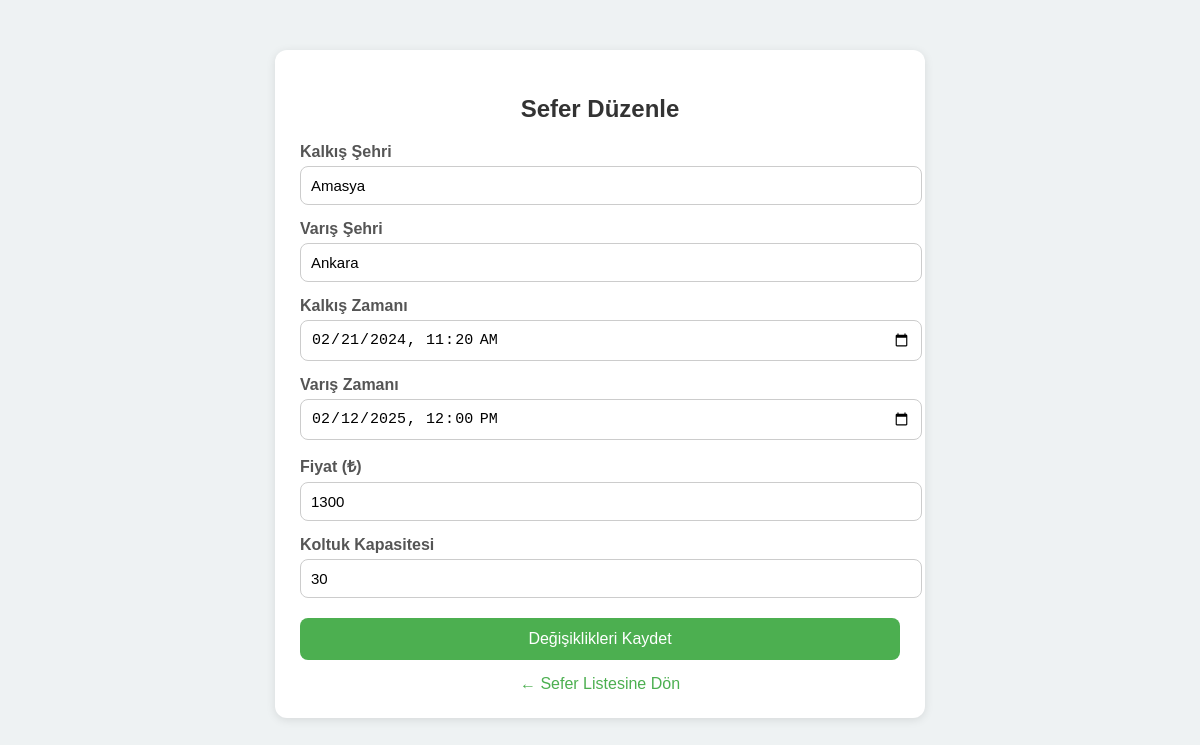
Page /edit_trip.php?id=68e3cbbbca74f (signed in) on the committed database.
### tables this page shows
CREATE TABLE Trips (
    id TEXT PRIMARY KEY,
    company_id TEXT NOT NULL,
    destination_city TEXT NOT NULL,
    arrival_time DATETIME NOT NULL,
    departure_time DATETIME NOT NULL,
    departure_city TEXT NOT NULL,
    price INTEGER NOT NULL,
    capacity INTEGER NOT NULL,
    created_date TIMESTAMP DEFAULT CURRENT_TIMESTAMP,
    FOREIGN KEY (company_id) REFERENCES Bus_Company(id)
);

### edit_trip.php (the view, shortened to what this page needs)
<?php
require_once 'includes/config.php';
$trip_id = $_GET['id'];
$stmt = $db->prepare("SELECT * FROM Trips WHERE id = :id");
$stmt->execute([':id' => $trip_id]);
$trip = $stmt->fetch(PDO::FETCH_ASSOC);
?>
<!DOCTYPE html>
<html lang="tr">
<head>
</head>
<body>
<div class="container">
    <h2>Sefer Düzenle</h2>
    <form method="POST">
        <label>Kalkış Şehri</label>
        <input type="text" name="departure_city" value="<?php echo htmlspecialchars($trip['departure_city']); ?>" required>
        <label>Varış Şehri</label>
        <input type="text" name="destination_city" value="<?php echo htmlspecialchars($trip['destination_city']); ?>" required>
        <label>Kalkış Zamanı</label>
        <input type="datetime-local" name="departure_time" value="<?php echo date('Y-m-d\TH:i', strtotime($trip['departure_time'])); ?>" required>
        <label>Varış Zamanı</label>
        <input type="datetime-local" name="arrival_time" value="<?php echo date('Y-m-d\TH:i', strtotime($trip['arrival_time'])); ?>" required>
        <label>Fiyat (₺)</label>
        <input type="number" name="price" value="<?php echo htmlspecialchars($trip['price']); ?>" required>
        <label>Koltuk Kapasitesi</label>
        <input type="number" name="capacity" value="<?php echo htmlspecialchars($trip['capacity']); ?>" required>
        <button type="submit">Değişiklikleri Kaydet</button>
    </form>
    <a href="trips_list.php">← Sefer Listesine Dön</a>
</div>
</body>
</html>

### edit_trip.php (style rules this page uses)
body { font-family: Arial, sans-serif; background-color: #eef2f3; margin: 0; padding: 0; }
.container { max-width: 600px; margin: 50px auto; background: #fff; padding: 25px; border-radius: 12px; box-shadow: 0 2px 10px rgba(0,0,0,0.1); }
h2 { text-align: center; color: #333; }
label { display: block; margin-top: 15px; font-weight: bold; color: #555; }
input { width: 100%; padding: 10px; margin-top: 5px; border: 1px solid #ccc; border-radius: 8px; font-size: 15px; }
button { margin-top: 20px; width: 100%; padding: 12px; background-color: #4CAF50; color: white; border: none; border-radius: 8px; font-size: 16px; cursor: pointer; }
a { display: block; text-align: center; margin-top: 15px; text-decoration: none; color: #4CAF50; }

### rows in the picture
trips: departure_city "Amasya", destination_city "Ankara", departure_time "02/21/2024 11:20", arrival_time "02/12/2025 12:00", price "1300", capacity "30"
